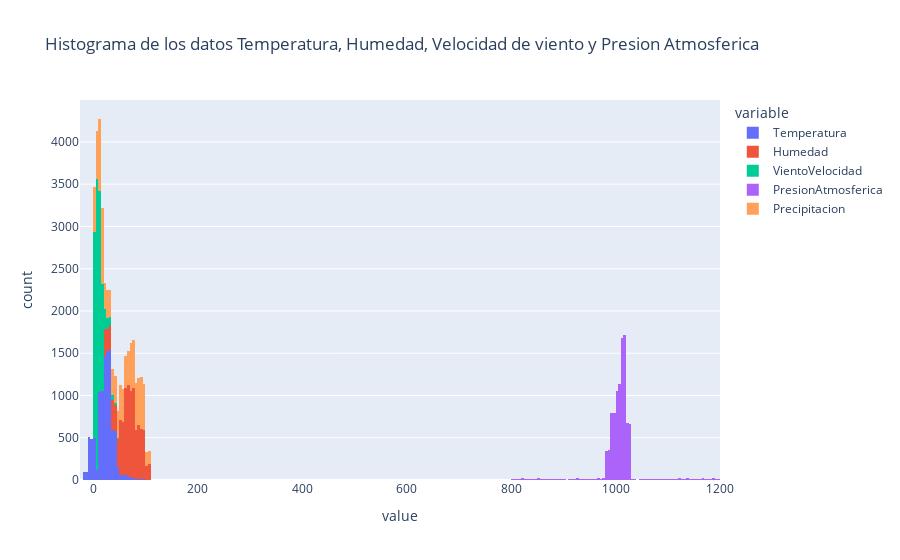

The notebook cell this image was saved under:
### Code cell
histogram_ = px.histogram(df_renamed.drop(columns=['Estacion','TipoClima','Localizacion']), title='Histograma de los datos Temperatura, Humedad, Velocidad de viento y Presion Atmosferica', nbins=500)
histogram_.show()

### Figure 1 — Plotly figure (JSON) as saved in the notebook; plotly's stock layout.template omitted (floating-point values rounded to 4 significant figures; data arrays with more than 128 entries replaced by an {"elided": "..."} marker saying what was removed)
{"data": [{"alignmentgroup": "True", "bingroup": "x", "hovertemplate": "variable=Temperatura<br>value=%{x}<br>count=%{y}<extra></extra>", "legendgroup": "Temperatura", "marker": {"color": "#636efa", "pattern": {"shape": ""}}, "name": "Temperatura", "nbinsx": 500, "offsetgroup": "Temperatura", "orientation": "v", "showlegend": true, "type": "histogram", "x": {"elided": "10090 int values"}, "xaxis": "x", "yaxis": "y"}, {"alignmentgroup": "True", "bingroup": "x", "hovertemplate": "variable=Humedad<br>value=%{x}<br>count=%{y}<extra></extra>", "legendgroup": "Humedad", "marker": {"color": "#EF553B", "pattern": {"shape": ""}}, "name": "Humedad", "nbinsx": 500, "offsetgroup": "Humedad", "orientation": "v", "showlegend": true, "type": "histogram", "x": {"elided": "10090 int values"}, "xaxis": "x", "yaxis": "y"}, {"alignmentgroup": "True", "bingroup": "x", "hovertemplate": "variable=VientoVelocidad<br>value=%{x}<br>count=%{y}<extra></extra>", "legendgroup": "VientoVelocidad", "marker": {"color": "#00cc96", "pattern": {"shape": ""}}, "name": "VientoVelocidad", "nbinsx": 500, "offsetgroup": "VientoVelocidad", "orientation": "v", "showlegend": true, "type": "histogram", "x": {"elided": "10090 float values"}, "xaxis": "x", "yaxis": "y"}, {"alignmentgroup": "True", "bingroup": "x", "hovertemplate": "variable=PresionAtmosferica<br>value=%{x}<br>count=%{y}<extra></extra>", "legendgroup": "PresionAtmosferica", "marker": {"color": "#ab63fa", "pattern": {"shape": ""}}, "name": "PresionAtmosferica", "nbinsx": 500, "offsetgroup": "PresionAtmosferica", "orientation": "v", "showlegend": true, "type": "histogram", "x": {"elided": "10090 float values"}, "xaxis": "x", "yaxis": "y"}, {"alignmentgroup": "True", "bingroup": "x", "hovertemplate": "variable=Precipitacion<br>value=%{x}<br>count=%{y}<extra></extra>", "legendgroup": "Precipitacion", "marker": {"color": "#FFA15A", "pattern": {"shape": ""}}, "name": "Precipitacion", "nbinsx": 500, "offsetgroup": "Precipitacion", "orientation": "v", "showlegend": true, "type": "histogram", "x": {"elided": "10090 int values"}, "xaxis": "x", "yaxis": "y"}], "layout": {"barmode": "relative", "legend": {"title": {"text": "variable"}, "tracegroupgap": 0}, "title": {"text": "Histograma de los datos Temperatura, Humedad, Velocidad de viento y Presion Atmosferica"}, "xaxis": {"anchor": "y", "domain": [0, 1], "title": {"text": "value"}}, "yaxis": {"anchor": "x", "domain": [0, 1], "title": {"text": "count"}}}}
